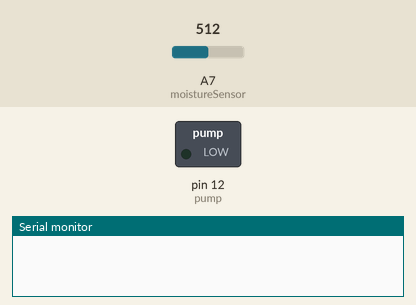
Bench run of a sketch on a simulated Arduino Nano, built with avr-gcc and run on an emulated ATmega328P. Parts: switched loads named in the sketch (green lamp = pin HIGH), the last lines printed to the serial monitor. The test bench sets the inputs (shaded band); at power-on: A7 (moistureSensor) = 512.

Above: at 0.1 s.
At 1.1 s:
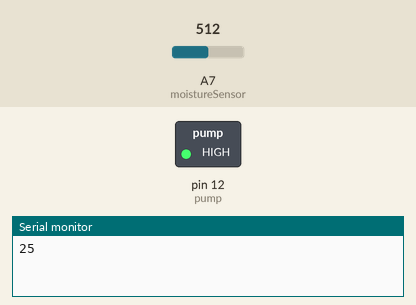
Timing chart, 0 to 2.6 s (numbered marks = the images above):
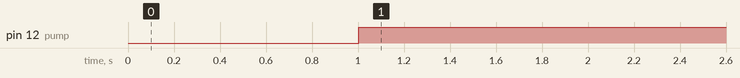

Measured:
- by itself, pin 12 (pump): LOW → HIGH at 1.0 s

The sketch:

moisture_sensor.ino
```cpp
const int led = 13;
const int pump = 12;
const int moistureSensor = A7;

const int numReadings = 10;  //Number of readings averaged for smoothing

int wetPercent = 120;  //When to turn pump off
int dryPercent = 90;  //When to turn pump on

int sensorValue = 0;
int moisturePercent = 0;
int sensorReadings[numReadings];  // array readings from the sensor for smoothing
int readIndex = 0;                // index of the current reading
int total = 0;                    // running total of readings
int averageMoisture = 0;          // average of readings

bool isWatering = false;

//Calibration
int dryValue = 585;
int wetValue = 295;

void setup() {
  pinMode(pump, OUTPUT);
  analogReference(EXTERNAL);
  Serial.begin(9600);

  // initialize the readings array:
  for (int index = 0; index < numReadings; index++) {
    sensorValue = analogRead(moistureSensor);
    moisturePercent = map(sensorValue, dryValue, wetValue, 0, 100);
    sensorReadings[index] = moisturePercent;
    total += moisturePercent;
    delay(100);
  }
}

void loop() {

  sensorValue = analogRead(moistureSensor);
  moisturePercent = map(sensorValue, dryValue, wetValue, 0, 100);

  total -= sensorReadings[readIndex];
  sensorReadings[readIndex] = moisturePercent;
  total += sensorReadings[readIndex];
  readIndex ++;

  if (readIndex >= numReadings) {
    readIndex = 0;
  }

  averageMoisture = total / numReadings;
  Serial.println(averageMoisture);

  if (!isWatering && (averageMoisture < dryPercent)) {
    isWatering = true;
    digitalWrite(pump, HIGH);
    digitalWrite(led, HIGH);
  } else if (isWatering && (averageMoisture > wetPercent)) {
    isWatering = false;
    digitalWrite(pump, LOW);
    digitalWrite(led, LOW);
  }
  delay(500);
}
```
